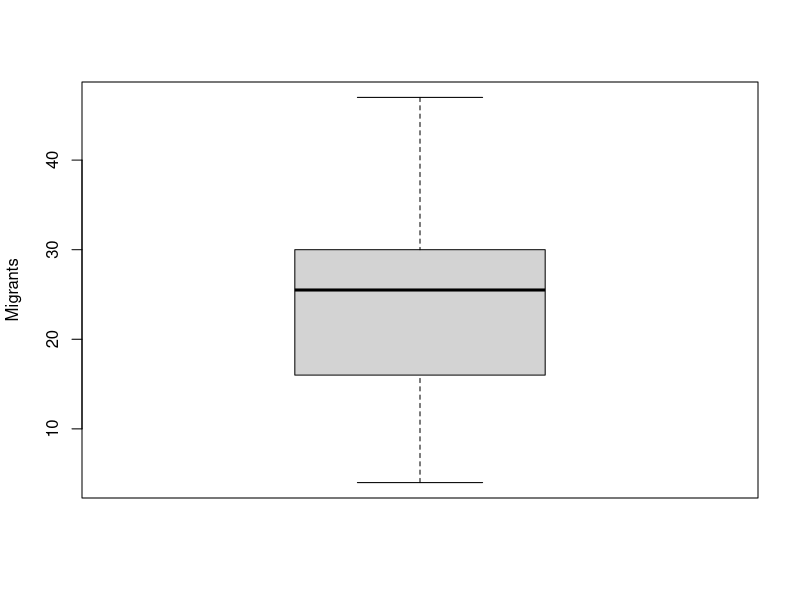
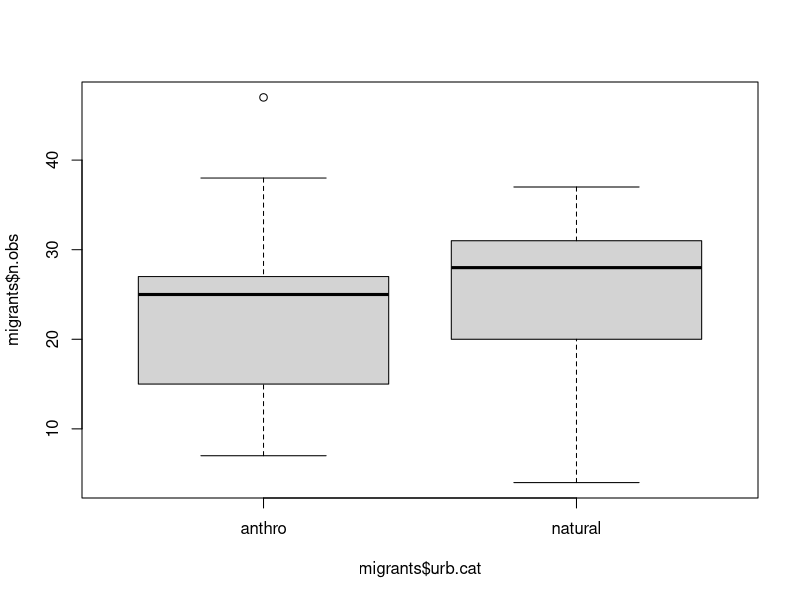
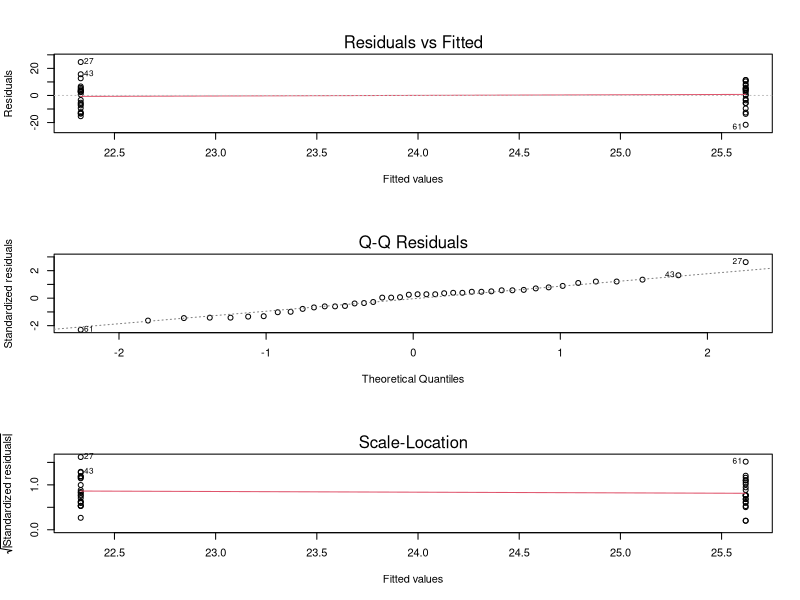
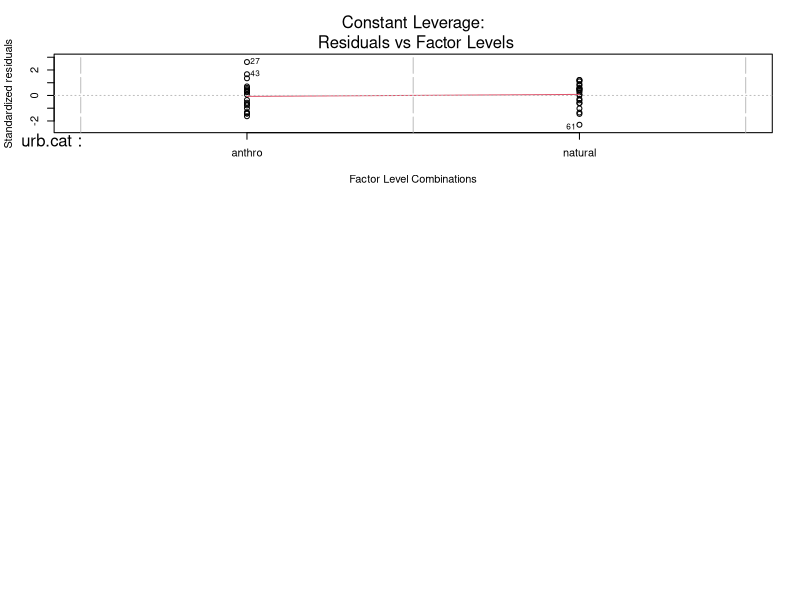

The R source for these figures, in order:
## ---- chunk 1
knitr::opts_chunk$set(echo = TRUE)
setwd("~/Eco-636/Week 5")
## ---- chunk 2
migrants <- read.csv(file = "Data/migrants.csv", header = TRUE)
str(migrants)
head(migrants)

# We notice that our data includes both migrants and resident birds. Lets subsect for only the migrants
migrants <- subset(migrants, migrants$migstat == "mig", c('migstat','urb.cat', 'n.obs'))
table(migrants$migstat)
summary(migrants)
## ---- chunk 3
boxplot(migrants$n.obs, ylab = "Migrants")
boxplot(migrants$n.obs ~ migrants$urb.cat)

tapply(migrants$n.obs, migrants$urb.cat, mean) # Raw means
## ---- chunk 4
m0 <- lm(n.obs ~ urb.cat, data = migrants)
summary(m0)
## ---- chunk 5
par(mfrow = c(3,1))
plot(m0)
## ---- chunk 6
summary(m0)
